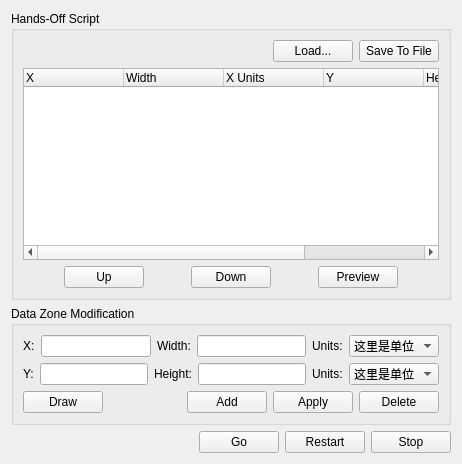
       <widget class="QWidget" name="page_10">
        <layout class="QVBoxLayout" name="verticalLayout_35">
         <item>
          <widget class="QGroupBox" name="groupBox_21">
           <property name="title">
            <string>Hands-Off Script</string>
           </property>
           <layout class="QVBoxLayout" name="verticalLayout_33">
            <item>
             <layout class="QHBoxLayout" name="horizontalLayout_68">
              <item>
               <spacer name="horizontalSpacer_40">
                <property name="orientation">
                 <enum>Qt::Horizontal</enum>
                </property>
                <property name="sizeHint" stdset="0">
                 <size>
                  <width>40</width>
                  <height>20</height>
                 </size>
                </property>
               </spacer>
              </item>
              <item>
               <widget class="QPushButton" name="pushButton_50">
                <property name="text">
                 <string>Load...</string>
                </property>
               </widget>
              </item>
              <item>
               <widget class="QPushButton" name="pushButton_51">
                <property name="text">
                 <string>Save To File</string>
                </property>
               </widget>
              </item>
             </layout>
            </item>
            <item>
             <widget class="QTreeWidget" name="treeWidget_8">
              <column>
               <property name="text">
                <string>X</string>
               </property>
              </column>
              <column>
               <property name="text">
                <string>Width</string>
               </property>
              </column>
              <column>
               <property name="text">
                <string>X Units</string>
               </property>
              </column>
              <column>
               <property name="text">
                <string>Y</string>
               </property>
              </column>
              <column>
               <property name="text">
                <string>Height</string>
               </property>
              </column>
              <column>
               <property name="text">
                <string>Y Units</string>
               </property>
              </column>
              <column>
               <property name="text">
                <string/>
               </property>
              </column>
             </widget>
            </item>
            <item>
             <layout class="QHBoxLayout" name="horizontalLayout_69">
              <item>
               <spacer name="horizontalSpacer_41">
                <property name="orientation">
                 <enum>Qt::Horizontal</enum>
                </property>
                <property name="sizeHint" stdset="0">
                 <size>
                  <width>40</width>
                  <height>20</height>
                 </size>
                </property>
               </spacer>
              </item>
              <item>
               <widget class="QPushButton" name="pushButton_52">
                <property name="text">
                 <string>Up</string>
                </property>
               </widget>
              </item>
              <item>
               <spacer name="horizontalSpacer_42">
                <property name="orientation">
                 <enum>Qt::Horizontal</enum>
                </property>
                <property name="sizeHint" stdset="0">
                 <size>
                  <width>40</width>
                  <height>20</height>
                 </size>
                </property>
               </spacer>
              </item>
              <item>
               <widget class="QPushButton" name="pushButton_53">
                <property name="text">
                 <string>Down</string>
                </property>
               </widget>
              </item>
              <item>
               <spacer name="horizontalSpacer_43">
                <property name="orientation">
                 <enum>Qt::Horizontal</enum>
                </property>
                <property name="sizeHint" stdset="0">
                 <size>
                  <width>40</width>
                  <height>20</height>
                 </size>
                </property>
               </spacer>
              </item>
              <item>
               <widget class="QPushButton" name="pushButton_54">
                <property name="text">
                 <string>Preview</string>
                </property>
               </widget>
              </item>
              <item>
               <spacer name="horizontalSpacer_44">
                <property name="orientation">
                 <enum>Qt::Horizontal</enum>
                </property>
                <property name="sizeHint" stdset="0">
                 <size>
                  <width>40</width>
                  <height>20</height>
                 </size>
                </property>
               </spacer>
              </item>
             </layout>
            </item>
           </layout>
          </widget>
         </item>
         <item>
          <widget class="QGroupBox" name="groupBox_22">
           <property name="title">
            <string>Data Zone Modification</string>
           </property>
           <layout class="QVBoxLayout" name="verticalLayout_34">
            <item>
             <layout class="QHBoxLayout" name="horizontalLayout_71">
              <item>
               <widget class="QLabel" name="label_86">
                <property name="text">
                 <string>X:</string>
                </property>
               </widget>
              </item>
              <item>
               <widget class="QLineEdit" name="lineEdit_44"/>
              </item>
              <item>
               <widget class="QLabel" name="label_87">
                <property name="text">
                 <string>Width:</string>
                </property>
               </widget>
              </item>
              <item>
               <widget class="QLineEdit" name="lineEdit_45"/>
              </item>
              <item>
               <widget class="QLabel" name="label_90">
                <property name="text">
                 <string>Units:</string>
                </property>
               </widget>
              </item>
              <item>
               <widget class="QComboBox" name="comboBox_15">
                <item>
                 <property name="text">
                  <string>这里是单位</string>
                 </property>
                </item>
               </widget>
              </item>
             </layout>
            </item>
            <item>
             <layout class="QHBoxLayout" name="horizontalLayout_72">
              <item>
               <widget class="QLabel" name="label_88">
                <property name="text">
                 <string>Y:</string>
                </property>
               </widget>
              </item>
              <item>
               <widget class="QLineEdit" name="lineEdit_46"/>
              </item>
              <item>
               <widget class="QLabel" name="label_89">
                <property name="text">
                 <string>Height:</string>
                </property>
               </widget>
              </item>
              <item>
               <widget class="QLineEdit" name="lineEdit_47"/>
              </item>
              <item>
               <widget class="QLabel" name="label_91">
                <property name="text">
                 <string>Units:</string>
                </property>
               </widget>
              </item>
              <item>
               <widget class="QComboBox" name="comboBox_16">
                <item>
                 <property name="text">
                  <string>这里是单位</string>
                 </property>
                </item>
               </widget>
              </item>
             </layout>
            </item>
            <item>
             <layout class="QHBoxLayout" name="horizontalLayout_73">
              <item>
               <widget class="QPushButton" name="pushButton_55">
                <property name="text">
                 <string>Draw</string>
                </property>
               </widget>
              </item>
              <item>
               <spacer name="horizontalSpacer_46">
                <property name="orientation">
                 <enum>Qt::Horizontal</enum>
                </property>
                <property name="sizeHint" stdset="0">
                 <size>
                  <width>40</width>
                  <height>20</height>
                 </size>
                </property>
               </spacer>
              </item>
              <item>
               <widget class="QPushButton" name="pushButton_56">
                <property name="text">
                 <string>Add</string>
                </property>
               </widget>
              </item>
              <item>
               <widget class="QPushButton" name="pushButton_58">
                <property name="text">
                 <string>Apply</string>
                </property>
               </widget>
              </item>
              <item>
               <widget class="QPushButton" name="pushButton_57">
                <property name="text">
                 <string>Delete</string>
                </property>
               </widget>
              </item>
             </layout>
            </item>
           </layout>
          </widget>
         </item>
         <item>
          <layout class="QHBoxLayout" name="horizontalLayout_70">
           <item>
            <spacer name="horizontalSpacer_45">
             <property name="orientation">
              <enum>Qt::Horizontal</enum>
             </property>
             <property name="sizeHint" stdset="0">
              <size>
               <width>40</width>
               <height>20</height>
              </size>
             </property>
            </spacer>
           </item>
           <item>
            <widget class="QPushButton" name="pushButton_60">
             <property name="text">
              <string>Go</string>
             </property>
            </widget>
           </item>
           <item>
            <widget class="QPushButton" name="pushButton_61">
             <property name="text">
              <string>Restart</string>
             </property>
            </widget>
           </item>
           <item>
            <widget class="QPushButton" name="pushButton_62">
             <property name="text">
              <string>Stop</string>
             </property>
            </widget>
           </item>
          </layout>
         </item>
        </layout>
       </widget>
